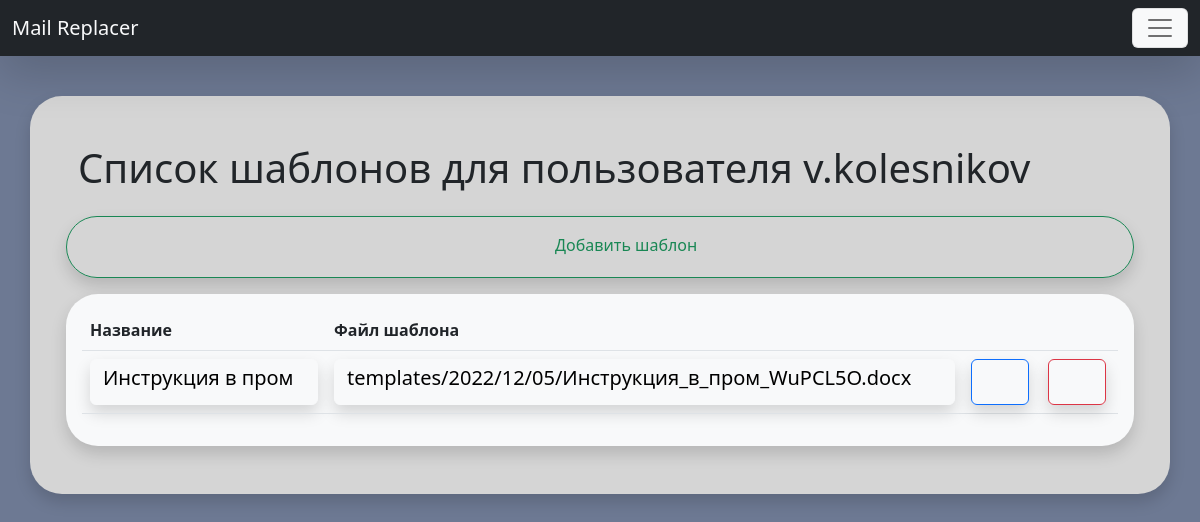
/template/list/ (signed in), run on the app's committed database.
### Replacer/models.py (models this page shows, shortened)
class Template(models.Model):
    title = models.CharField(max_length=255, db_index=True, verbose_name='Наименование шаблона')
    file = models.FileField(upload_to='templates/%Y/%m/%d/', blank=False, verbose_name='Файл шаблона')
    owner = models.ForeignKey(User, on_delete=models.CASCADE, blank=True, null=True, verbose_name='Владелец')
    def get_absolute_url(self):
        return reverse('template', kwargs={"pk": self.pk})
    class Meta:
        verbose_name = 'Шаблон'
        verbose_name_plural = 'Шаблоны'
        ordering = ['pk']

### Replacer/views.py (the view)
# urls.py: path('template/list/', TemplateListView.as_view(), name='template_list'),
class TemplateListView(TemplateBaseView, LoginRequiredMixin, ListView):
    context_object_name = 'template_list'
    template_name = 'Replacer/template_list.html'
    def get_context_data(self, **kwargs):
        context = super().get_context_data(**kwargs)
        context['form'] = TemplateBaseForm()
        return context
    def get_queryset(self):
        queryset = super().get_queryset()
        return queryset.filter(owner=self.request.user)

### Replacer/templatetags/custom_filters.py (called while the page is built)
@register.inclusion_tag('Replacer/include/_template_bar.html')
def show_template_bar(path, user):
    template_list = Template.objects.all().filter(owner=user)
    return {'template_list':template_list, 'path':path}

### Replacer/templates/Replacer/template_list.html (shortened to what this page needs)
{% extends 'base.html' %}
{% load static %}
{% load custom_filters %}
{% block container %}
<div class="container rounded-5 p-5 shadow" style="background-color: #d5d5d5;">
    <div class="row">
        <h1>Cписок шаблонов для пользователя {{user}}</h1>
        {% include 'Replacer/include/_add_button.html' %}
        {% if template_list %}
        <div class="bg-light shadow rounded-5 p-3">
            <table class="table">
                <thead>
                    <tr>
                        <th scope="col">Название</th>
                        <th scope="col">Файл шаблона</th>
                        <th scope="col"></th>
                        <th scope="col"></th>
                    </tr>
                </thead>
                {% for template in template_list %}
                <tbody>
                    <tr>
                        <td><a class="btn d-flex btn-light shadow"
                                href="{% url 'template' template.pk %}">
                                <h5>{{template.title}}</h5>
                            </a></td>
                        <td><a class="btn d-flex btn-light shadow" href="/media/{{template.file}}">
                            <h5>
                                {{template.file}}
                            </h5></a>
                        </td>
                        <td><a class="btn btn-outline-primary shadow" href="{% url 'template_update' template.pk %}">
                                <lord-icon src="{% static 'icons/edit.json' %}" trigger="hover"
                                    style="width:32px;height:32px">
                                </lord-icon>
                            </a>
                        </td>
                        <td><a class="btn btn-outline-danger shadow" href="{% url 'template_delete' template.pk %}">
                                <lord-icon src="{% static 'icons/delete.json' %}" trigger="hover"
                                    style="width:32px;height:32px">
                                </lord-icon>
                            </a>
                        </td>
                    </tr>
                </tbody>
                {% endfor %}
            </table>
            {% endif %}
        </div>
    </div>
    {% endblock %}

### data on the page
Template: title "Инструкция в пром", file "templates/2022/12/05/Инструкция_в_пром_WuPCL5O.docx"

### other printed values
{{ user }} "v.kolesnikov"
